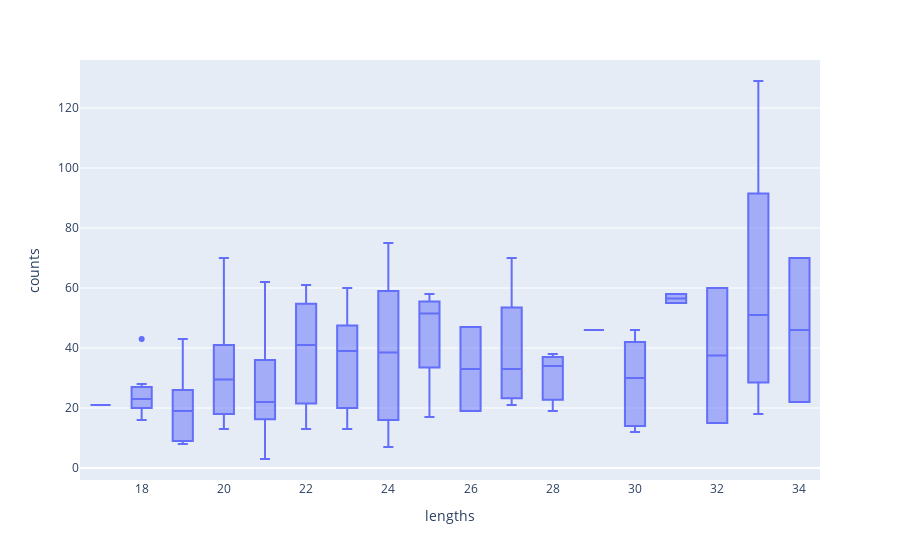

Source (notebook cell):
### Code cell
fig = px.box(data_plot, x='lengths', y='counts')
fig.show()

### Figure 1 — Plotly figure (JSON) as saved in the notebook; plotly's stock layout.template omitted (floating-point values rounded to 4 significant figures)
{"data": [{"alignmentgroup": "True", "hovertemplate": "lengths=%{x}<br>counts=%{y}<extra></extra>", "legendgroup": "", "marker": {"color": "#636efa"}, "name": "", "notched": false, "offsetgroup": "", "orientation": "v", "showlegend": false, "type": "box", "x": [33, 32, 30, 31, 28, 30, 27, 25, 29, 23, 30, 24, 22, 22, 28, 28, 30, 33, 23, 26, 30, 33, 24, 22, 23, 24, 25, 34, 21, 23, 23, 23, 31, 21, 21, 30, 20, 33, 25, 23, 23, 23, 20, 20, 21, 24, 27, 22, 18, 23, 34, 23, 25, 20, 20, 19, 24, 21, 20, 21, 24, 26, 27, 18, 22, 21, 21, 18, 21, 19, 19, 23, 21, 22, 20, 19, 32, 20, 19, 18, 20, 21, 27, 18, 21, 19, 18, 20, 19, 21, 19, 19, 27, 22, 21, 21, 19, 17, 18, 18, 33], "x0": " ", "xaxis": "x", "y": [32, 60, 46, 58, 34, 42, 33, 53, 46, 19, 41, 75, 13, 59, 19, 38, 19, 51, 39, 47, 12, 79, 16, 61, 18, 31, 58, 70, 62, 39, 41, 48, 55, 21, 12, 14, 18, 129, 50, 47, 60, 33, 45, 70, 37, 46, 48, 21, 28, 48, 22, 13, 17, 32, 18, 26, 7, 17, 21, 16, 59, 19, 24, 20, 41, 27, 19, 26, 38, 29, 20, 21, 40, 42, 41, 18, 15, 31, 13, 20, 13, 3, 21, 16, 9, 9, 24, 28, 25, 33, 9, 43, 70, 23, 23, 22, 8, 21, 43, 22, 18], "y0": " ", "yaxis": "y"}], "layout": {"boxmode": "group", "legend": {"tracegroupgap": 0}, "margin": {"t": 60}, "xaxis": {"anchor": "y", "domain": [0, 1], "title": {"text": "lengths"}}, "yaxis": {"anchor": "x", "domain": [0, 1], "title": {"text": "counts"}}}}
